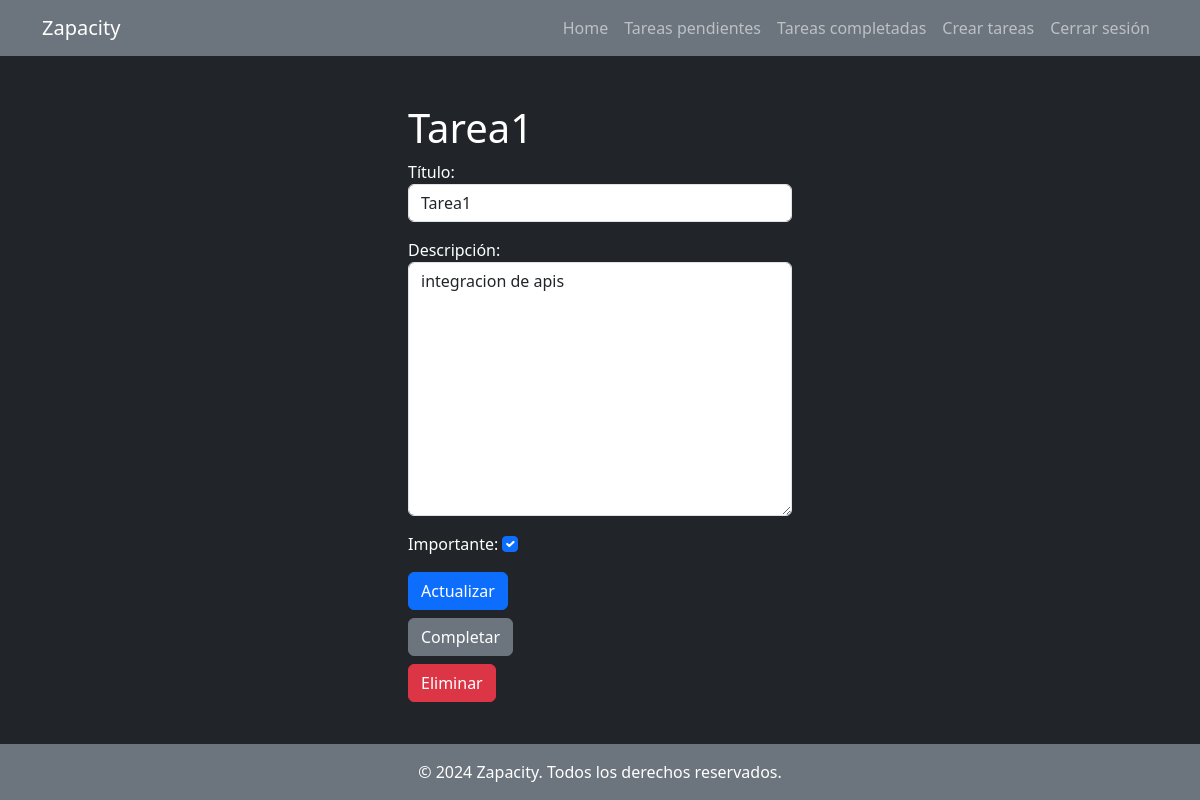
Screenshot of /tasks/7/ (signed in) with the database file from the repository.
### main/models.py (models this page shows, shortened)
class  task(models.Model):
    title = models.CharField(max_length=100)
    description= models.TextField(blank=True)
    created= models.DateTimeField(auto_now_add=True)
    datecompleted=models.DateTimeField(null=True, blank=True)
    important= models.BooleanField(default=False)
    user=models.ForeignKey(User, on_delete=models.CASCADE)

### main/views.py (the view, shortened to what this page needs)
# urls.py: path('tasks/<int:task_id>/',views.detail_tasks,name='detail_tasks'),
@login_required
def detail_tasks(request,task_id):
    if request.method=='GET':
        tasks=get_object_or_404(task,pk=task_id, user=request.user)
        form=taskform(instance=tasks)
        return render(request, 'task_detail.html',{'tasks':tasks,'form':form})

### main/forms.py
class taskform(forms.ModelForm):
    class Meta:
        model = task
        fields = ['title', 'description', 'important']
        labels = {
            'title': 'Título',
            'description': 'Descripción',
            'important': 'Importante',
        }
        widgets = {
            'title': forms.TextInput(attrs={'class': 'form-control', 'placeholder': 'Título'}),
            'description': forms.Textarea(attrs={'class': 'form-control', 'placeholder': 'Descripción'}),
            'important': forms.CheckboxInput(attrs={'class': 'form-check-input'}),
        }

### main/templates/task_detail.html (shortened to what this page needs)
{% extends 'base.html'%}
{% block content %}
    <main class="conteiner text-white">
        <div class="row">
            <div class="col-md-4 offset-md-4 mt-5">
                <h1>{{tasks.title}}</h1>
                <div class="d-flex flex-column gap-2">
                    <form method="POST">
                        {{form.as_p}}
                        <button class="btn btn-primary">Actualizar</button>
                    </form>
                    <form action="{% url 'complete_task' tasks.id %}"  method="POST">
                        <button class="btn btn-secondary">Completar</button>
                    </form>
                    <form action="{% url 'delete_task' tasks.id %}"  method="POST">
                        <button class="btn btn-danger">Eliminar</button>
                    </form>
                </div>
            </div>
        </div>
    </main>
{% endblock %}

### main/static/css/styles.css (style rules this page uses)
body, html { height: 100%; margin: 0; display: flex; flex-direction: column; }

### rows the page displays
task: title "Tarea1", description "integracion de apis", important "☑"
